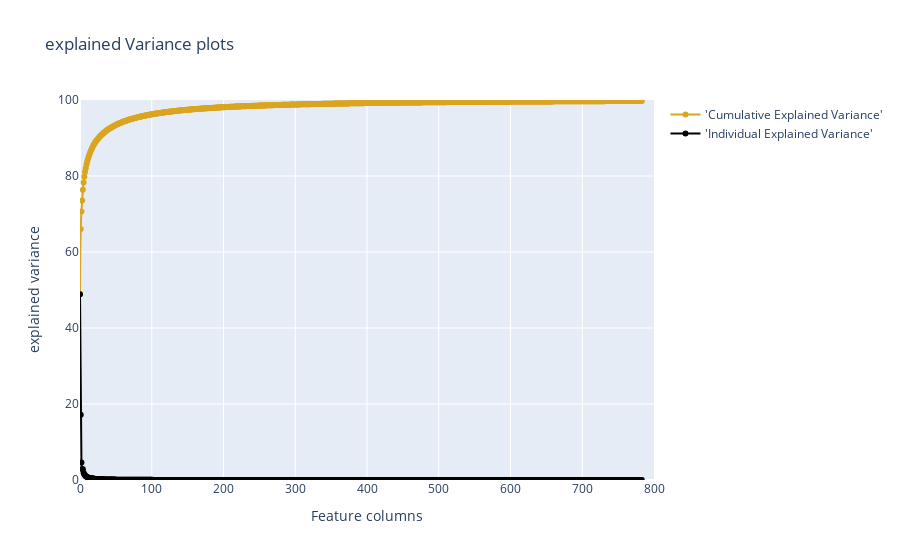

The code cell stored with this chart in its notebook:
### Code cell
trace1 = go.Scatter(
    x=list(range(784)),
    y= cum_var_exp,
    mode='lines+markers',
    name="'Cumulative Explained Variance'",
   
    line = dict(
        shape='spline',
        color = 'goldenrod'
    )
)
trace2 = go.Scatter(
    x=list(range(784)),
    y= var_exp,
    mode='lines+markers',
    name="'Individual Explained Variance'",
 
     line = dict(
        shape='linear',
        color = 'black'
    )
)
fig = tls.make_subplots(insets=[{'cell': (1,1), 'l': 0.7, 'b': 0.5}],
                          print_grid=True)

fig.append_trace(trace1,1,1)
fig.append_trace(trace2,1,1)


fig.layout.title='explained Variance plots'
fig.layout.xaxis=dict(range=[0,800],title='Feature columns')
fig.layout.yaxis=dict(range=[0,100],title='explained variance')


py.iplot(fig,filename='inset example')

### Figure 1 — Plotly figure (JSON) as saved in the notebook; plotly's stock layout.template omitted (floating-point values rounded to 4 significant figures; data arrays with more than 128 entries replaced by an {"elided": "..."} marker saying what was removed)
{"data": [{"line": {"color": "goldenrod", "shape": "spline"}, "mode": "lines+markers", "name": "'Cumulative Explained Variance'", "type": "scatter", "x": {"elided": "784 int values"}, "xaxis": "x", "y": {"elided": "2304 float values"}, "yaxis": "y"}, {"line": {"color": "black", "shape": "linear"}, "mode": "lines+markers", "name": "'Individual Explained Variance'", "type": "scatter", "x": {"elided": "784 int values"}, "xaxis": "x", "y": {"elided": "2304 float values"}, "yaxis": "y"}], "layout": {"title": {"text": "explained Variance plots"}, "xaxis": {"range": [0, 800], "title": {"text": "Feature columns"}}, "xaxis2": {"anchor": "y2", "domain": [0.7, 1]}, "yaxis": {"range": [0, 100], "title": {"text": "explained variance"}}, "yaxis2": {"anchor": "x2", "domain": [0.5, 1]}}}
